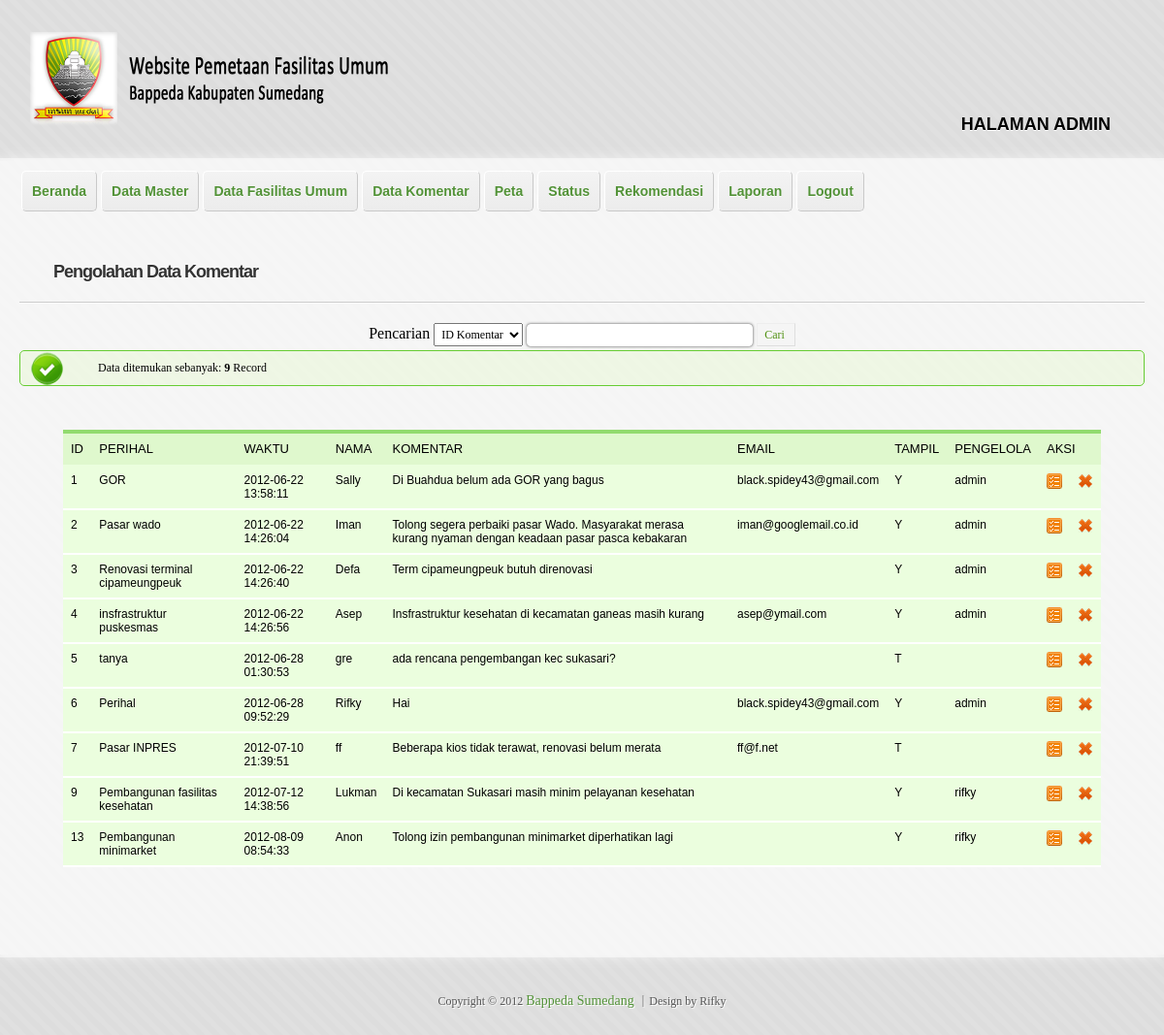
Page /admin/komentar_lihat.php (signed in) on the committed database.
### tables this page shows
CREATE TABLE IF NOT EXISTS `komentar` (
  `id_komentar` int(5) NOT NULL AUTO_INCREMENT,
  `perihal` varchar(50) NOT NULL,
  `waktu` datetime NOT NULL,
  `nama` varchar(50) NOT NULL,
  `komentar` longtext NOT NULL,
  `email` varchar(50) NOT NULL,
  `tampil` char(1) NOT NULL DEFAULT 'T',
  `username` varchar(30) DEFAULT NULL,
  PRIMARY KEY (`id_komentar`),
  KEY `username` (`username`)
);

### admin/komentar_lihat.php (the view, shortened to what this page needs)
<?php
	if(isset($_SESSION['sudahlogin']))
	{
?>
<!doctype html>
<html lang="id">
<head>
	<?php
	include("lib_func.php");
	?>
    <link href="style.css" rel="stylesheet" />
</head>
<body>
<div id="wrapper">
    <header id="header" class="clearfix" role="banner">
    </header>
<div id="main" class="clearfix">
    <nav id="menu" class="clearfix" role="navigation">
    </nav>
    <div id="content" role="main">
        <article class="post">
            <h2 class="entry-title"><a href="#">Pengolahan Data Komentar</a></h2><hr />
            <div class="entry-content">
                <?php
	$link=koneksi_db();
	$sql="select * from komentar ";
	$sql.="order by id_komentar";
	$res=mysql_query($sql,$link);
	$banyakrecord=mysql_num_rows($res);
	if($banyakrecord>0){
	?>
    			<div align="center" class="pencarian">
                <form method="post" action="<?php echo $_SERVER['PHP_SELF'];?>">
                Pencarian
				<?php
				$fieldcari="";
				?>
                <select name="fieldcari">
                <option value="id_komentar" <?php if($fieldcari=="id_komentar") echo "selected";?>>ID Komentar</option>
                </select>
                <input type="text" name="keyword" size=30 maxlength="30"
                value="<?php if(isset($_POST['keyword'])) echo $_POST['keyword'];?>">
                <button type="submit" class="positive" name="tblcari">Cari</button></form></div>
		<div class="info">Data ditemukan sebanyak: <b><?php echo $banyakrecord;?></b> Record</div>
		<div align="center">
        <table class="tabel">
        <thead>
        <th col="col">ID</th>
        <th col="col">PERIHAL</th>
        <th col="col">WAKTU</th>
        <th col="col">NAMA</th>
        <th col="col">KOMENTAR</th>
        <th col="col">EMAIL</th>
        <th col="col">TAMPIL</th>
        <th col="col">PENGELOLA</th>
        <th col="col" colspan="2">AKSI</th>
        </thead>
        <tbody>
          <?php
		  	while($data=mysql_fetch_array($res)){
		  ?>
		  	<tr>
		  	   <td><?php echo $data['id_komentar'];?></td>
		  	   <td><?php echo $data['perihal'];?></td>
               <td><?php echo $data['waktu'];?></td>
               <td><?php echo $data['nama'];?></td>
               <td><?php echo $data['komentar'];?></td>
               <td><?php echo $data['email'];?></td>
               <td><?php echo $data['tampil'];?></td>
               <td><?php echo $data['username'];?></td>
		  	   <td align="center"><a href="komentar_setujui.php?id_komentar=<?php echo $data['id_komentar'];?>"><img src="../images/confirm.png" border="0"></a></td>
               <td align="center"><a href="komentar_proses_hapus.php?id_komentar=<?php echo $data['id_komentar'];?>" onClick="return hapuskomentar();"><img src="../images/delete.png" border="0"></a></td>
		  	</tr>
		  <?php
		  	}
		  ?>
        </tbody>
		</table>
        </div>
	<?php
	}
	else{
	?>
	<div class="error">Data komentar tidak ditemukan!</div>
	<?php
	}
	?>
            </div>
        </article>
    </div>
</div>
    <footer id="footer" align="center">
    </footer>
</div>
</body>
</html>
<?php
	}
	else
		header("Location: haruslogin.php");
?>

### rows in the picture
komentar: id_komentar "1", perihal "GOR", waktu "2012-06-22 13:58:11", nama "Sally", komentar "Di Buahdua belum ada GOR yang bagus", email "black.spidey43@gmail.com", tampil "Y", username "admin"
komentar: id_komentar "2", perihal "Pasar wado", waktu "2012-06-22 14:26:04", nama "Iman", komentar "Tolong segera perbaiki pasar Wado. Masyarakat merasa kurang nyaman dengan keadaan pasar pasca kebakaran", email "iman@googlemail.co.id", tampil "Y", username "admin"
komentar: id_komentar "3", perihal "Renovasi terminal cipameungpeuk", waktu "2012-06-22 14:26:40", nama "Defa", komentar "Term cipameungpeuk butuh direnovasi", tampil "Y", username "admin"
komentar: id_komentar "4", perihal "insfrastruktur puskesmas", waktu "2012-06-22 14:26:56", nama "Asep", komentar "Insfrastruktur kesehatan di kecamatan ganeas masih kurang", email "asep@ymail.com", tampil "Y", username "admin"
komentar: id_komentar "5", perihal "tanya", waktu "2012-06-28 01:30:53", nama "gre", komentar "ada rencana pengembangan kec sukasari?", tampil "T"
komentar: id_komentar "6", perihal "Perihal", waktu "2012-06-28 09:52:29", nama "Rifky", komentar "Hai", email "black.spidey43@gmail.com", tampil "Y", username "admin"
komentar: id_komentar "7", perihal "Pasar INPRES", waktu "2012-07-10 21:39:51", nama "ff", komentar "Beberapa kios tidak terawat, renovasi belum merata", email "ff@f.net", tampil "T"
komentar: id_komentar "9", perihal "Pembangunan fasilitas kesehatan", waktu "2012-07-12 14:38:56", nama "Lukman", komentar "Di kecamatan Sukasari masih minim pelayanan kesehatan", tampil "Y", username "rifky"
komentar: id_komentar "13", perihal "Pembangunan minimarket", waktu "2012-08-09 08:54:33", nama "Anon", komentar "Tolong izin pembangunan minimarket diperhatikan lagi", tampil "Y", username "rifky"

### other values in the picture
$banyakrecord "9"
